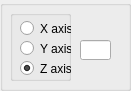
   <widget class="QGroupBox" name="groupBox_slice">
    <property name="geometry">
     <rect>
      <x>100</x>
      <y>260</y>
      <width>131</width>
      <height>91</height>
     </rect>
    </property>
    <property name="title">
     <string/>
    </property>
    <widget class="QLineEdit" name="lineEdit_intercept">
     <property name="geometry">
      <rect>
       <x>80</x>
       <y>40</y>
       <width>31</width>
       <height>20</height>
      </rect>
     </property>
     <property name="text">
      <string/>
     </property>
    </widget>
    <widget class="QGroupBox" name="groupBox_axis">
     <property name="geometry">
      <rect>
       <x>10</x>
       <y>10</y>
       <width>61</width>
       <height>71</height>
      </rect>
     </property>
     <property name="title">
      <string/>
     </property>
     <widget class="QRadioButton" name="radioButton_zaxis">
      <property name="geometry">
       <rect>
        <x>10</x>
        <y>50</y>
        <width>51</width>
        <height>17</height>
       </rect>
      </property>
      <property name="text">
       <string>Z axis</string>
      </property>
      <property name="checked">
       <bool>true</bool>
      </property>
     </widget>
     <widget class="QRadioButton" name="radioButton_yaxis">
      <property name="geometry">
       <rect>
        <x>10</x>
        <y>30</y>
        <width>51</width>
        <height>17</height>
       </rect>
      </property>
      <property name="text">
       <string>Y axis</string>
      </property>
     </widget>
     <widget class="QRadioButton" name="radioButton_xaxis">
      <property name="geometry">
       <rect>
        <x>10</x>
        <y>10</y>
        <width>51</width>
        <height>17</height>
       </rect>
      </property>
      <property name="text">
       <string>X axis</string>
      </property>
     </widget>
    </widget>
   </widget>
